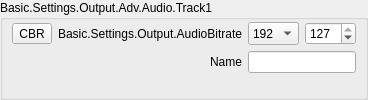
                            <widget class="QGroupBox" name="groupBox">
                             <property name="sizePolicy">
                              <sizepolicy hsizetype="Preferred" vsizetype="Preferred">
                               <horstretch>0</horstretch>
                               <verstretch>0</verstretch>
                              </sizepolicy>
                             </property>
                             <property name="title">
                              <string>Basic.Settings.Output.Adv.Audio.Track1</string>
                             </property>
                             <layout class="QFormLayout" name="formLayout_10">
                              <property name="fieldGrowthPolicy">
                               <enum>QFormLayout::AllNonFixedFieldsGrow</enum>
                              </property>
                              <property name="labelAlignment">
                               <set>Qt::AlignRight|Qt::AlignTrailing|Qt::AlignVCenter</set>
                              </property>
                              <property name="leftMargin">
                               <number>9</number>
                              </property>
                              <property name="topMargin">
                               <number>2</number>
                              </property>
                              <property name="rightMargin">
                               <number>9</number>
                              </property>
                              <property name="bottomMargin">
                               <number>9</number>
                              </property>
                              <item row="0" column="1">
                               <widget class="QWidget" name="advOutTrack1BitrateFieldWidget" native="false">
                                <layout class="QHBoxLayout" name="advOutTrack1BitrateFieldLayout">
                                 <property name="leftMargin">
                                  <number>0</number>
                                 </property>
                                 <property name="topMargin">
                                  <number>0</number>
                                 </property>
                                 <property name="rightMargin">
                                  <number>0</number>
                                 </property>
                                 <property name="bottomMargin">
                                  <number>0</number>
                                 </property>
                                 <item>
                               <widget class="QComboBox" name="advOutTrack1Bitrate">
                                <property name="sizePolicy">
                                 <sizepolicy hsizetype="Preferred" vsizetype="Preferred">
                                  <horstretch>0</horstretch>
                                  <verstretch>0</verstretch>
                                 </sizepolicy>
                                </property>
                                <property name="currentIndex">
                                 <number>8</number>
                                </property>
                                <item>
                                 <property name="text">
                                  <string>32</string>
                                 </property>
                                </item>
                                <item>
                                 <property name="text">
                                  <string>48</string>
                                 </property>
                                </item>
                                <item>
                                 <property name="text">
                                  <string>64</string>
                                 </property>
                                </item>
                                <item>
                                 <property name="text">
                                  <string>80</string>
                                 </property>
                                </item>
                                <item>
                                 <property name="text">
                                  <string>96</string>
                                 </property>
                                </item>
                                <item>
                                 <property name="text">
                                  <string>112</string>
                                 </property>
                                </item>
                                <item>
                                 <property name="text">
                                  <string>128</string>
                                 </property>
                                </item>
                                <item>
                                 <property name="text">
                                  <string>160</string>
                                 </property>
                                </item>
                                <item>
                                 <property name="text">
                                  <string>192</string>
                                 </property>
                                </item>
                                <item>
                                 <property name="text">
                                  <string>256</string>
                                 </property>
                                </item>
                                <item>
                                 <property name="text">
                                  <string>320</string>
                                 </property>
                                </item>
                               </widget>
                                 </item>
                                 <item>
                                  <widget class="QSpinBox" name="advOutTrack1Quality">
                                   <property name="minimum">
                                    <number>0</number>
                                   </property>
                                   <property name="maximum">
                                    <number>127</number>
                                   </property>
                                   <property name="value">
                                    <number>127</number>
                                   </property>
                                  </widget>
                                 </item>
                                </layout>
                               </widget>
                              </item>
                              <item row="1" column="0">
                               <widget class="QLabel" name="label_55">
                                <property name="text">
                                 <string>Name</string>
                                </property>
                                <property name="buddy">
                                 <cstring>advOutTrack1Name</cstring>
                                </property>
                               </widget>
                              </item>
                              <item row="1" column="1">
                               <widget class="QLineEdit" name="advOutTrack1Name">
                                <property name="sizePolicy">
                                 <sizepolicy hsizetype="Expanding" vsizetype="Preferred">
                                  <horstretch>0</horstretch>
                                  <verstretch>0</verstretch>
                                 </sizepolicy>
                                </property>
                               </widget>
                              </item>
                              <item row="0" column="0">
                               <widget class="QWidget" name="advOutTrack1BitrateModeWidget" native="false">
                                <layout class="QHBoxLayout" name="advOutTrack1BitrateModeLayout">
                                 <property name="leftMargin">
                                  <number>0</number>
                                 </property>
                                 <property name="topMargin">
                                  <number>0</number>
                                 </property>
                                 <property name="rightMargin">
                                  <number>0</number>
                                 </property>
                                 <property name="bottomMargin">
                                  <number>0</number>
                                 </property>
                                 <item>
                                  <widget class="QToolButton" name="advOutTrack1BitrateMode">
                                   <property name="text">
                                    <string>CBR</string>
                                   </property>
                                   <property name="checkable">
                                    <bool>true</bool>
                                   </property>
                                   <property name="checked">
                                    <bool>false</bool>
                                   </property>
                                   <property name="toolButtonStyle">
                                    <enum>Qt::ToolButtonTextOnly</enum>
                                   </property>
                                  </widget>
                                 </item>
                                 <item>
                               <widget class="QLabel" name="advOutTrack1BitrateLabel">
                                <property name="minimumSize">
                                 <size>
                                  <width>170</width>
                                  <height>0</height>
                                 </size>
                                </property>
                                <property name="text">
                                 <string>Basic.Settings.Output.AudioBitrate</string>
                                </property>
                                <property name="alignment">
                                 <set>Qt::AlignRight|Qt::AlignTrailing|Qt::AlignVCenter</set>
                                </property>
                                <property name="buddy">
                                 <cstring>advOutTrack1Bitrate</cstring>
                                </property>
                               </widget>
                                 </item>
                                </layout>
                               </widget>
                              </item>
                             </layout>
                            </widget>
